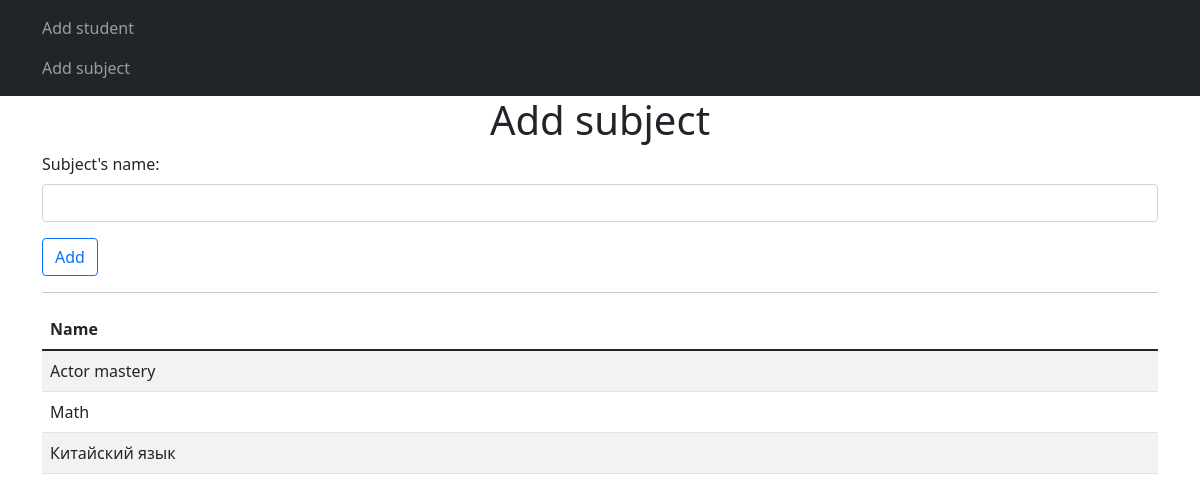
/add-subject, run on an earlier commit of the app's database.
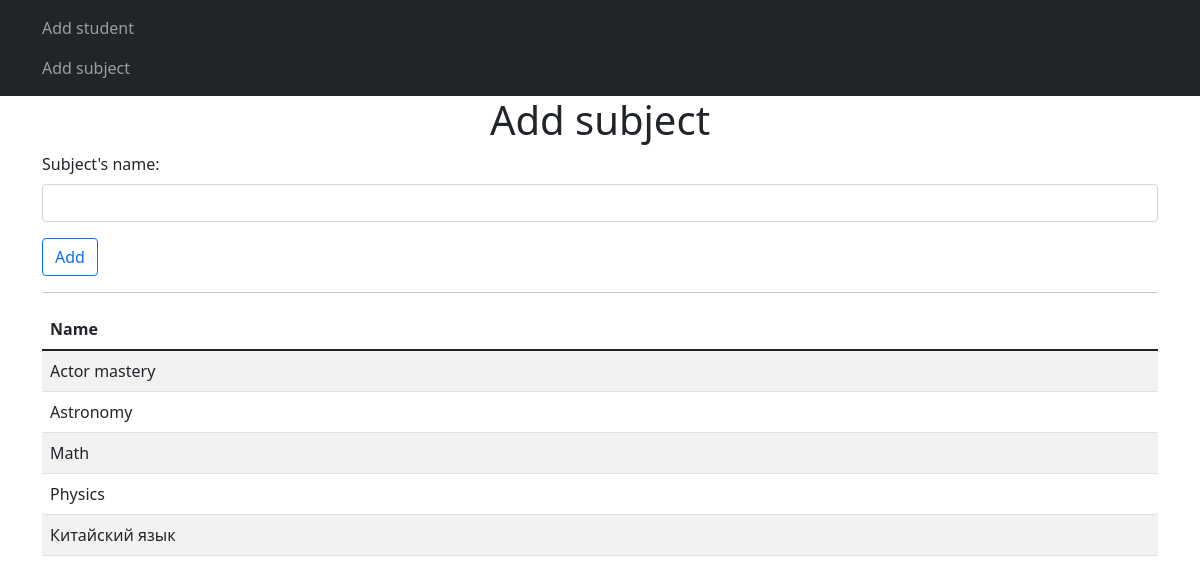
And on a later commit of the database.
### models.py (models this page shows)
class Subjects(db.Model):
    id = db.Column(db.Integer, primary_key=True)
    name = db.Column(db.String(80), nullable=False)
    student = db.relationship('Students', backref='subjects', lazy=True)

### routes.py (the view, shortened to what this page needs)
@app.route('/add-subject', methods=['GET', 'POST'])
def add_subject():
    form = SubjectForm()
    subjects = Subjects.query.order_by(Subjects.name).all()  # SELECT * FROM subjects ORDER BY name
    return render_template('add_subject.html', form=form, items=subjects)

### forms.py
class SubjectForm(FlaskForm):
    name = StringField('Subject\'s name: ', validators=[DataRequired()])
    submit = SubmitField('Add')

### templates/add_subject.html (shortened to what this page needs)
{% extends 'base.html' %}
{% block content %}
    <h1 class="text-center">Add subject</h1>
    <form action="" method="post">
        <div class="mb-3">
            {{ form.name.label(class="form-label") }}
            {{ form.name(class="form-control") }}
        </div>
        <div class="mb-3">
            {{ form.submit(class="btn btn-outline-primary") }}
        </div>
    </form>
    <hr>
    {% if items|length > 0 %}
        <table class="table table-striped">
            <thead>
                <tr>
                    <th>Name</th>
                </tr>
            </thead>
            <tbody>
                {% for subj in items %}
                    <tr>
                        <td>{{ subj.name }}</td>
                    </tr>
                {% endfor %}
            </tbody>
        </table>
    {% endif %}
{% endblock %}

### templates/base.html (shortened to what this page needs)
<!DOCTYPE html>
<html lang="en">
<head>
    <link href="https://cdn.jsdelivr.net/npm/bootstrap@5.1.3/dist/css/bootstrap.min.css" rel="stylesheet"
>
</head>
<body>
<nav class="navbar navbar-dark bg-dark">
    <div class="container">
        <ul class="navbar-nav">
            <li class="nav-item">
                <a class="nav-link" href="{{ url_for('add_student') }}">Add student</a>
            </li>
            <li class="nav-item">
                <a class="nav-link" href="{{ url_for('add_subject') }}">Add subject</a>
            </li>
        </ul>
    </div>
</nav>
<div class="container">
    {% block content %}{% endblock %}
</div>
</body>
</html>

What changed in the data, as far as the page shows it:
added Subjects: name "Astronomy"
added Subjects: name "Physics"
